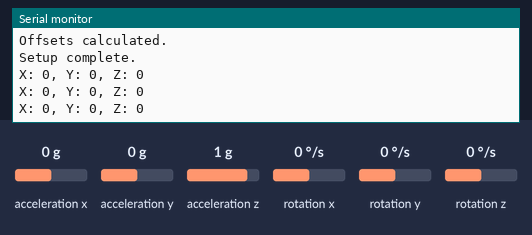
Simulated run of this sketch. Board: ESP32. On the bench: the last lines printed to the serial monitor. The inputs (shaded band) are chosen by the test bench; at power-on: acceleration x 0 g, acceleration y 0 g, acceleration z 1 g, rotation z 0 °/s, rotation x 0 °/s, rotation y 0 °/s. WiFi joins after 1.5 s; servers stay silent unless stated.

Above: at 5.7 s.
5.8 s: acceleration x set to -1.4 g
At 6.6 s:
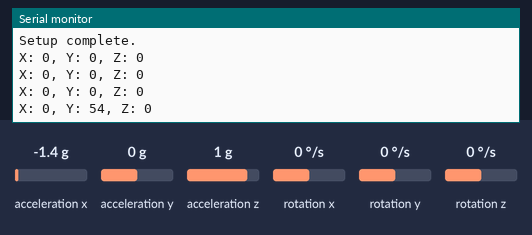
7.3 s: acceleration y set to -1.4 g
At 7.7 s:
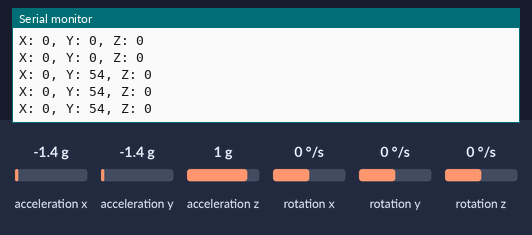
8.8 s: acceleration z set to -1.4 g
At 9.4 s:
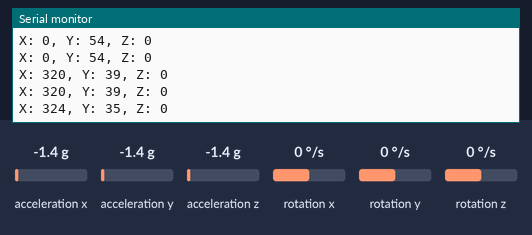
10.3 s: rotation z set to -192 °/s
At 11.0 s:
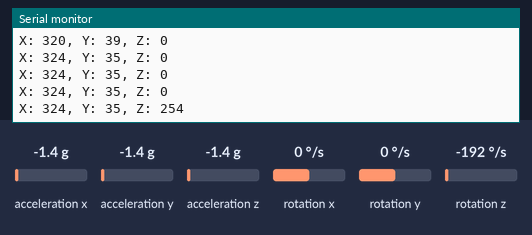
Timing chart, 0 to 12.8 s (numbered marks = the images above; inputs shaded):
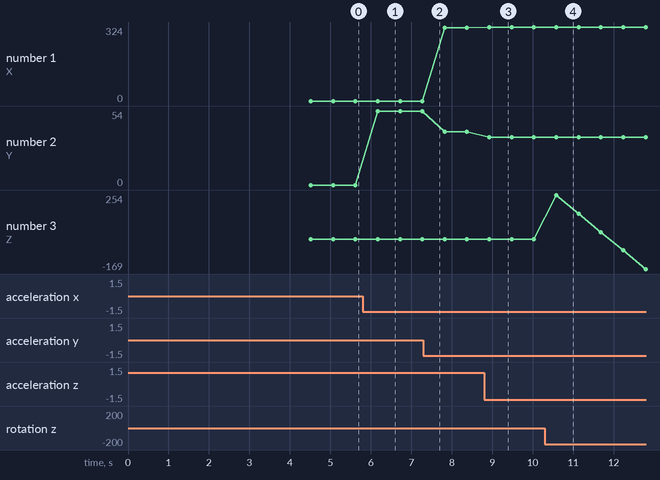

Measured:
- after the input at 5.8 s, the serial monitor: prints a new line after 0.37 s (image 1)
- after the input at 8.8 s, the serial monitor: prints a new line after 0.13 s (image 3)
- after the input at 10.3 s, the serial monitor: prints a new line after 0.28 s (image 4)
- plotted number 1: 0 → 320 after the input at 7.3 s, 320 → 324 after the input at 8.8 s
- plotted number 2: 0 → 54 after the input at 5.8 s, 54 → 39 after the input at 7.3 s, 39 → 35 after the input at 8.8 s
- plotted number 3: 0 → -169 after the input at 10.3 s

The sketch:

1_Gaze_tracker_0-360-degrees.ino
```cpp
#include "Wire.h"
#include <MPU6050_light.h>
#include <FirebaseESP32.h>

// Provide the token generation process info.
#include <addons/TokenHelper.h>

// Provide the RTDB payload printing info and other helper functions.
#include <addons/RTDBHelper.h>

/* 1. Define the WiFi credentials */
#define WIFI_SSID "Columbia University"
#define WIFI_PASSWORD ""

/* 2. Define the API Key */
#define API_KEY "AIzaSyDrxEgJHzvHEeDBIIXiO3OUMiXr4u3b50g"

/* 3. Define the RTDB URL */
#define DATABASE_URL "gaze-tracker-b39a8-default-rtdb.firebaseio.com" //<databaseName>.firebaseio.com or <databaseName>.<region>.firebasedatabase.app

/* 4. Define the user Email and password that alreadey registerd or added in your project */
#define USER_EMAIL "vuj2000@columbia.edu"
#define USER_PASSWORD "Taxino.9211$"

#define SDA_PIN 1  // Default SDA pin for ESP32
#define SCL_PIN 2  // Default SCL pin for ESP32

// Define Firebase Data object
FirebaseData fbdo;

FirebaseAuth auth;
FirebaseConfig config;

unsigned long sendDataPrevMillis = 0;

unsigned long count = 0;

MPU6050 mpu(Wire);
unsigned long timer = 0;
float baseAngleX = 0.0;
float baseAngleY = 0.0;
float baseAngleZ = 0.0;

void setup() {
    Serial.begin(115200);
    Serial.println("Starting setup...");

    //// CONNECTING TO WIFI AND FIREBASE
    WiFi.begin(WIFI_SSID, WIFI_PASSWORD);
    Serial.print("Connecting to Wi-Fi");
    while (WiFi.status() != WL_CONNECTED)
    {
        Serial.print(".");
        delay(300);
    }
    Serial.println();
    Serial.print("Connected with IP: ");
    Serial.println(WiFi.localIP());
    Serial.println();

    Serial.printf("Firebase Client v%s\n\n", FIREBASE_CLIENT_VERSION);

    /* Assign the api key (required) */
    config.api_key = API_KEY;

    /* Assign the user sign in credentials */
    auth.user.email = USER_EMAIL;
    auth.user.password = USER_PASSWORD;

    /* Assign the RTDB URL (required) */
    config.database_url = DATABASE_URL;

    /* Assign the callback function for the long running token generation task */
    config.token_status_callback = tokenStatusCallback; // see addons/TokenHelper.h

    // Comment or pass false value when WiFi reconnection will control by your code or third party library e.g. WiFiManager
    Firebase.reconnectNetwork(true);

    // Since v4.4.x, BearSSL engine was used, the SSL buffer need to be set.
    // Large data transmission may require larger RX buffer, otherwise connection issue or data read time out can be occurred.
    fbdo.setBSSLBufferSize(4096 /* Rx buffer size in bytes from 512 - 16384 */, 1024 /* Tx buffer size in bytes from 512 - 16384 */);

    Firebase.begin(&config, &auth);

    Firebase.setDoubleDigits(5);

    ///////////////// CONNECTING TO MPU6050
    Wire.begin(SDA_PIN, SCL_PIN);
    Serial.println("Wire.begin completed.");

    Serial.println("Initializing MPU6050...");
    byte status = mpu.begin();
    Serial.print(F("MPU6050 status: "));
    Serial.println(status);
    if (status != 0) {
        Serial.println("MPU6050 failed to initialize. Please check wiring and I2C pins.");
        while (true); // Stop everything here if MPU6050 failed to initialize
    }

    Serial.println(F("Calculating offsets, do not move MPU6050"));
    delay(1000);
    mpu.calcOffsets();  // gyro and accelero offsets calculation
    delay(1000);  // Delay after calculating offsets for stabilization
    Serial.println("Offsets calculated.");

    // Set base angles to current angles to start from zero
    mpu.update();
    baseAngleX = mpu.getAngleX();
    baseAngleY = mpu.getAngleY();
    baseAngleZ = mpu.getAngleZ();

    Serial.println("Setup complete.\n");
}

void loop() {
    mpu.update();

    if ((millis() - timer) > 100) {  // send data every 100ms
        float angleX = mpu.getAngleX() - baseAngleX;
        float angleY = mpu.getAngleY() - baseAngleY;
        float angleZ = mpu.getAngleZ() - baseAngleZ;

        // Normalize angles to the range [-360, 360) without decimals
        int normalizedAngleX = (int)fmod(angleX + 360.0, 360.0);
        int normalizedAngleY = (int)fmod(angleY + 360.0, 360.0);
        int normalizedAngleZ = (int)fmod(angleZ + 360.0, 360.0);

        if (isnan(normalizedAngleX) || isnan(normalizedAngleY) || isnan(normalizedAngleZ)) {
            Serial.println("Error: Unable to read angle values from MPU6050. Please check sensor connection and wiring.");
        } else {
            Serial.print("X: ");
            Serial.print(normalizedAngleX);
            Serial.print(", Y: ");
            Serial.print(normalizedAngleY);
            Serial.print(", Z: ");
            Serial.println(normalizedAngleZ);

            // Send data to Firebase
            if (Firebase.ready()) {
                Firebase.setInt(fbdo, F("/angle/x"), normalizedAngleX);
                Firebase.setInt(fbdo, F("/angle/y"), normalizedAngleY);
                Firebase.setInt(fbdo, F("/angle/z"), normalizedAngleZ);
            }
        }

        timer = millis();
    }
}
```
